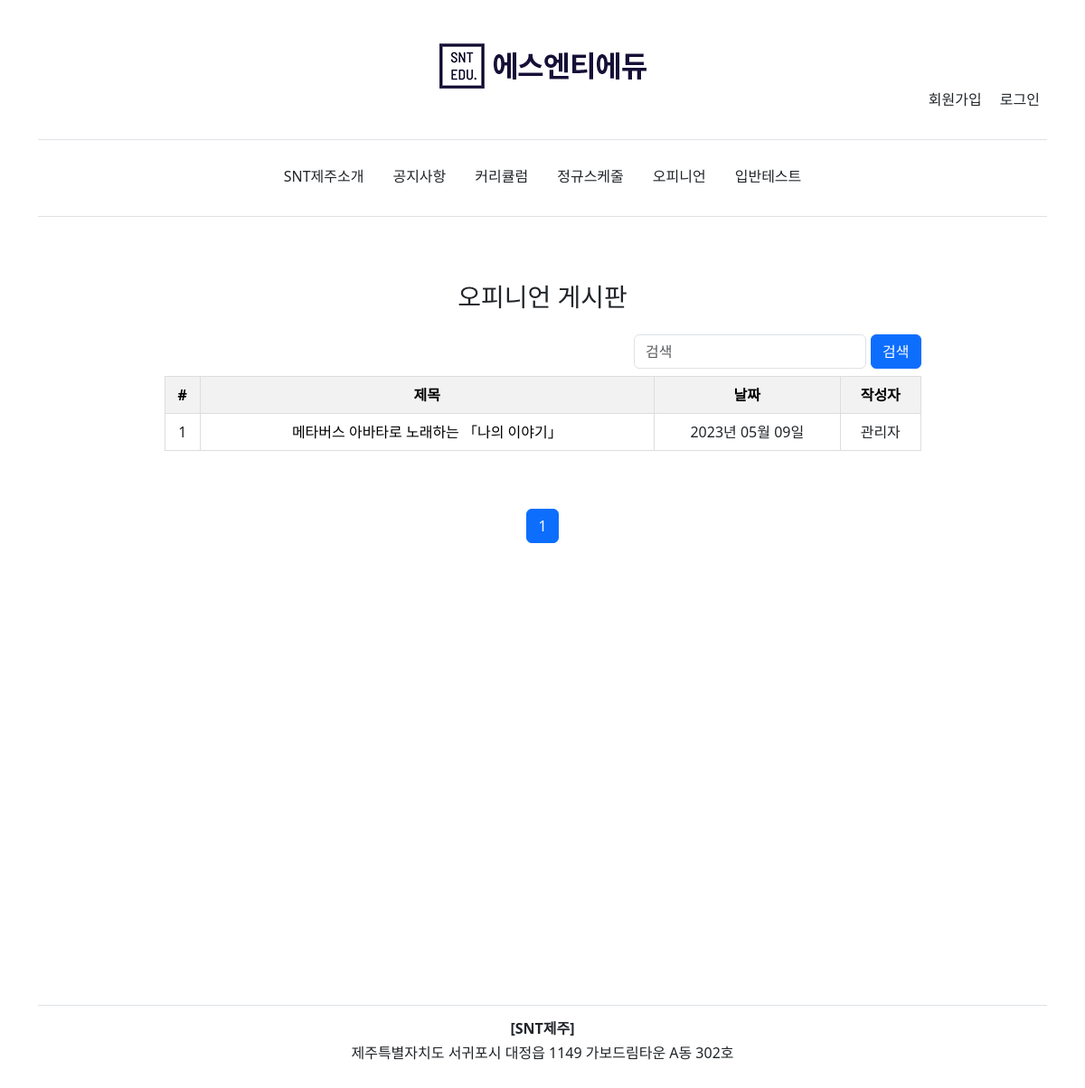
Page /opinion/ on the earlier database version.
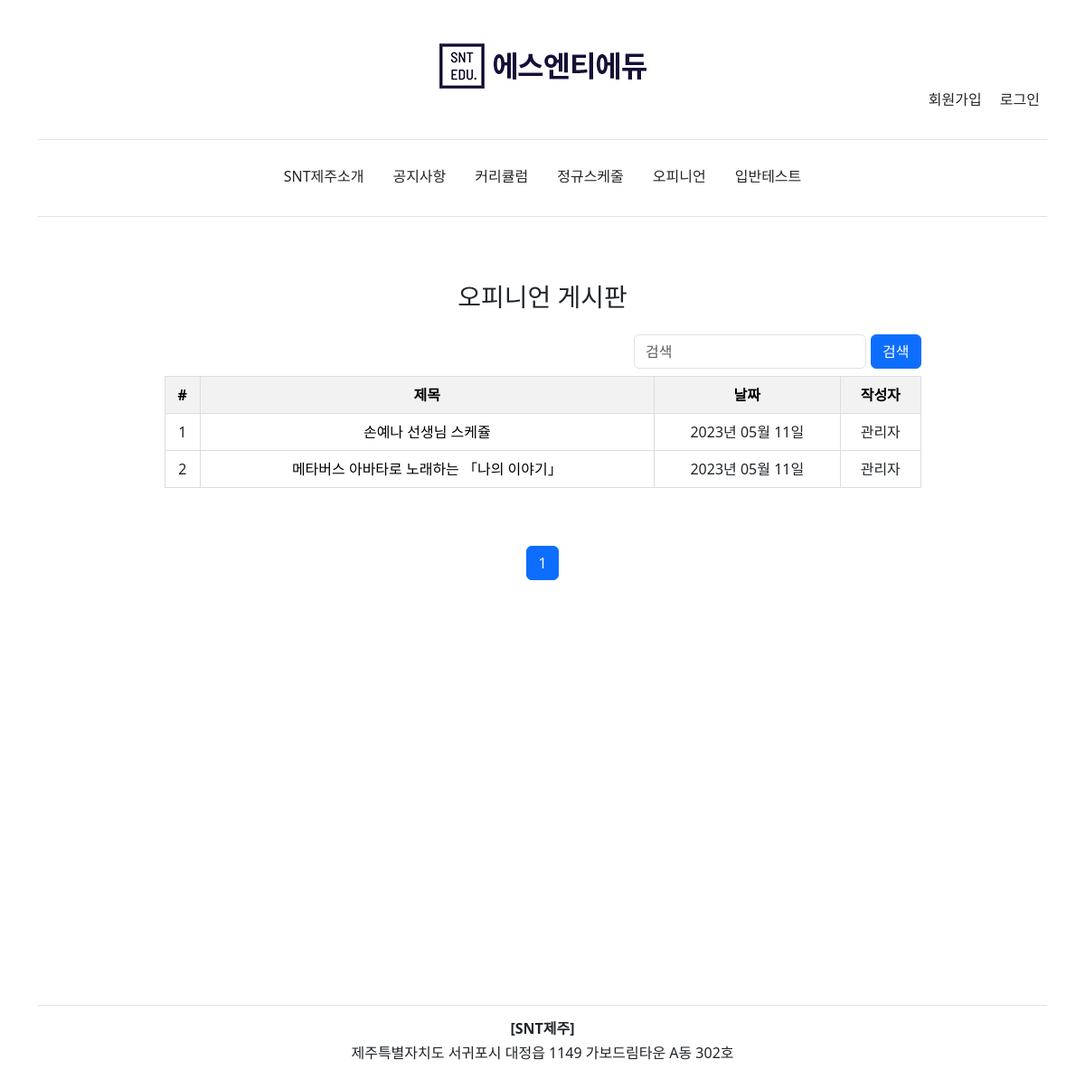
Same page on the later database version.
### blog/models.py (models this page shows, shortened)
class BlogPost(models.Model):
	class Meta:
		verbose_name = '오피니언'
		verbose_name_plural = '오피니언'
	title 					= models.CharField(verbose_name='제목', max_length=70, null=False, blank=False)
	body 					= models.TextField(verbose_name='내용', max_length=50000, null=False, blank=False)
	image		 			= models.ImageField(verbose_name='사진', upload_to=upload_location, null=True, blank=True)
	date_published 			= models.DateTimeField(auto_now_add=True, verbose_name="업로드 일짜")
	date_updated 			= models.DateTimeField(auto_now=True, verbose_name="마지막 업데이트")
	author 					= models.ForeignKey(settings.AUTH_USER_MODEL, on_delete=models.CASCADE, verbose_name='작성자', related_name='blog_blog_posts')
	slug 					= AutoSlugField(populate_from='title', unique=True, validators=[slug_validator])

### account/models.py (models this page shows, shortened)
class Account(AbstractBaseUser):
	class Meta:
		verbose_name = '회원정보'
		verbose_name_plural = '회원정보'
	email 				= models.EmailField(verbose_name='이메일', max_length=60, unique=True)
	username 			= models.CharField(verbose_name='아이디', max_length=30, unique=True)
	date_joined			= models.DateTimeField(verbose_name='회원가입일', auto_now_add=True)
	last_login 			= models.DateTimeField(verbose_name='마지막로그인', auto_now=True)
	is_admin 			= models.BooleanField(verbose_name='어드민계정', default=False)
	is_staff			= models.BooleanField(verbose_name='스태프계정', default=False)
	is_superuser		= models.BooleanField(default=False)
	is_active 			= models.BooleanField(verbose_name='활성화계정', default=True)
	first_name			= models.CharField(verbose_name="이름", max_length=30)
	phone_number		= models.CharField(verbose_name="휴대번호", max_length=11)
	USERNAME_FIELD = 'username'
	REQUIRED_FIELDS = ['email', 'first_name', 'phone_number']
	objects = MyAccountManager()

### personal/views.py (the view)
# urls.py: path('opinion/', opinion_view, name="opinion"),
def opinion_view(request):
	context = {}
	query = ""
	if request.GET:
		query = request.GET.get('q', '')
		context['query'] = str(query)
	blog_posts = sorted(get_blog_queryset1(query), key=attrgetter('date_updated'), reverse=True)
	page = request.GET.get('page', 1)
	blog_posts_paginator = Paginator(blog_posts, BLOG_POSTS_PER_PAGE)
	try:
		blog_posts = blog_posts_paginator.page(page)
	except PageNotAnInteger:
		blog_posts = blog_posts_paginator.page(BLOG_POSTS_PER_PAGE)
	except EmptyPage:
		blog_posts = blog_posts_paginator.page(blog_posts_paginator.num_pages)
	context['blog_posts'] = blog_posts
	return render(request, "personal/opinion.html", context)

### blog/views.py (called while the page is built)
def get_blog_queryset1(query=None):
	queryset = []
	queries = query.split(" ") # python install 2019 = [python, install, 2019]
	for q in queries:
		posts = BlogPost.objects.filter(
				Q(title__icontains=q) |
				Q(body__icontains=q)
			).distinct()
		for post in posts:
			queryset.append(post)
	return list(set(queryset))

### personal/templates/personal/opinion.html (shortened to what this page needs)
{% extends 'base.html' %}
{% load static %}
{% block content %}
<div class="text-center">
	<h2 class="h3 mb-3 fw-normal">오피니언 게시판</h2>
	<div class="container">
		<div class="row justify-content-center">
			<div class="left-column col-lg-9">
				<div class="text-center">
					<div class="search-bar mt-sm-2 mb-2">
						<form class="form-inline d-flex" method="get">
							<input class="form-control mr-sm-2" type="text" name="q" id="id_q" placeholder="검색">
							<button class="btn btn-primary" type="submit">검색</button>
						</form>
					</div>
					<div class="table-responsive">
						<table class="table table-custom border-top">
							<thead>
								<tr>
									<th scope="col">#</th>
									<th scope="col">제목</th>
									<th scope="col" class="upload-date">날짜</th>
									<th scope="col">작성자</th>
								</tr>
							</thead>
							<tbody>
								{% if blog_posts %}
								{% for post in blog_posts %}
								<tr>
									<td>{{ forloop.counter }}</td>
									<td class="post-title">
										{% include 'blog/snippets/blog_post_snippet.html' with blog_post=post table_view=True %}
									</td>
									<td class="upload-date">{{ post.date_updated|date:"Y년 m월 d일" }}</td>
									<td>{{ post.author.first_name }}</td>
								</tr>
								{% endfor %}
								{% else %}
								<tr>
									<td colspan="4">포스트가 없습니다.</td>
								</tr>
								{% endif %}
							</tbody>
						</table>
					</div>
					{% include 'blog/snippets/blog_post_pagination.html' with blog_posts=blog_posts %}
				</div>
			</div>
		</div>
	</div>
</div>
{% endblock content %}

### templates/base.html (shortened to what this page needs)
<!DOCTYPE html>
<!DOCTYPE html>
<html>
<head>
	<link href="https://cdn.jsdelivr.net/npm/bootstrap@5.3.0-alpha1/dist/css/bootstrap.min.css" rel="stylesheet">
	<div class="container py-5">
		{% include 'snippets/header.html' %}
	</div>
</head>
<body>
	<div class="main">
		<div class="container py-3">
			{% block content %}
			{% endblock content %}
		</div>
	</div>
</body>
<footer>
	<div class="container py-3">
		{% include 'snippets/footer.html' %}
	</div>
</footer>
</html>

### templates/snippets/header.html (shortened to what this page needs)
<link href="https://cdn.jsdelivr.net/npm/bootstrap@5.3.0-alpha3/dist/css/bootstrap.min.css" rel="stylesheet">
{% load static %}
<div class="d-flex flex-column">
    <a href="{% url 'home' %}">
        <img class="img-fluid mx-auto d-block" src="{% static 'sntlogo.png' %}">
    </a>
</div>
<div class="d-flex flex-column flex-md-row align-items-center pb-3 mb-1 d-none d-md-flex nav-center border-bottom">
	<nav class="d-inline-flex mt-md-0 ms-md-auto">
		{% if request.user.is_authenticated %}
			<a class="p-2 text-dark text-decoration-none" href="{% url 'account' %}">내 정보</a>
			<a class="p-2 text-dark text-decoration-none" href="{% url 'logout' %}">로그아웃</a></p>
			{% else %}
			<p>
				<a class="p-2 text-dark text-decoration-none" href="{% url 'register' %}">회원가입</a>
				<a class="p-2 text-dark text-decoration-none" href="{% url 'login' %}">로그인</a>
			</p>
			{% endif %}
	</nav>
</div>
	<nav class="navbar navbar-expand-md navbar-light">
		<div class="container border-bottom pb-3">
			<div class="d-none d-md-flex nav-center">
				<a class="p-3 text-dark text-decoration-none" href="{% url 'introduce' %}">SNT제주소개</a>
				<a class="p-3 text-dark text-decoration-none" href="{% url 'announce' %}">공지사항</a>
				<a class="p-3 text-dark text-decoration-none" href="{% url 'curriculum' %}">커리큘럼</a>
				<a class="p-3 text-dark text-decoration-none" href="{% url 'schedule' %}">정규스케줄</a>
				<a class="p-3 text-dark text-decoration-none" href="{% url 'opinion' %}">오피니언</a>
				<a class="p-3 text-dark text-decoration-none" href="{% url 'leveltest' %}">입반테스트</a>
			</div>
		</div>
	</nav>

### blog/templates/blog/snippets/blog_post_snippet.html (shortened to what this page needs)
{% if blog_post %}
{% if table_view %}
<div>
    <a class="blog-post-title" href="{% url 'blog:detail' blog_post.slug %}">{{ blog_post.title }}</a>
</div>
{% endif %}
{% endif %}

### blog/templates/blog/snippets/blog_post_pagination.html (shortened to what this page needs)
<div class="d-flex flex-column m-auto pagination mt-5">
    <nav aria-label="Page navigation">
    <ul class="pagination pg-grey justify-content-center">
        {% for i in blog_posts.paginator.page_range %}
            {% if blog_posts.number == i %}
                <li class="page-item active"><a class="page-link">{{ i }}</a></li>
            {% else %}
                <li class="page-item" ><a class="page-link" href="?{% if query %}q={{query}}&{% endif %}page={{ i }}">{{ i }}</a></li>
            {% endif %}
        {% endfor %}
    </ul>
    </nav>
    </div>

### templates/snippets/footer.html (shortened to what this page needs)
<div class="text-center border-top pt-3">
	<h6><strong>[SNT제주]</strong><h6>
	<p>제주특별자치도 서귀포시 대정읍 1149 가보드림타운 A동 302호<p>
</div>

### templates/snippets/header.html (style rules this page uses)
.nav-center { flex-grow: 1; display: flex; justify-content: center; }

### personal/templates/personal/opinion.html (style rules this page uses)
.post-title { width: 60%; }
.post-title a { color: black; text-decoration: none; }
.search-bar { display: flex; align-items: center; justify-content: flex-end; }
.left-column { padding:0px; }
.search-bar input { flex: 1; margin-right: 5px; }
.table-custom { width: 100%; border-collapse: collapse; }
.table-custom th, .table-custom td { border: 1px solid #ddd; padding: 8px; }
.table-custom th { text-align: center; background-color: #f2f2f2; color: black; }

### templates/base.html (style rules this page uses)
.main { min-height: 100vh; max-height: 100%; }

Differences in the rows shown:
added BlogPost: title "손예나 선생님 스케쥴", date_updated "2023년 05월 11일", author.first_name "관리자"
changed BlogPost "메타버스 아바타로 노래하는 「나의 이야기」": date_updated "2023년 05월 09일" → "2023년 05월 11일"
